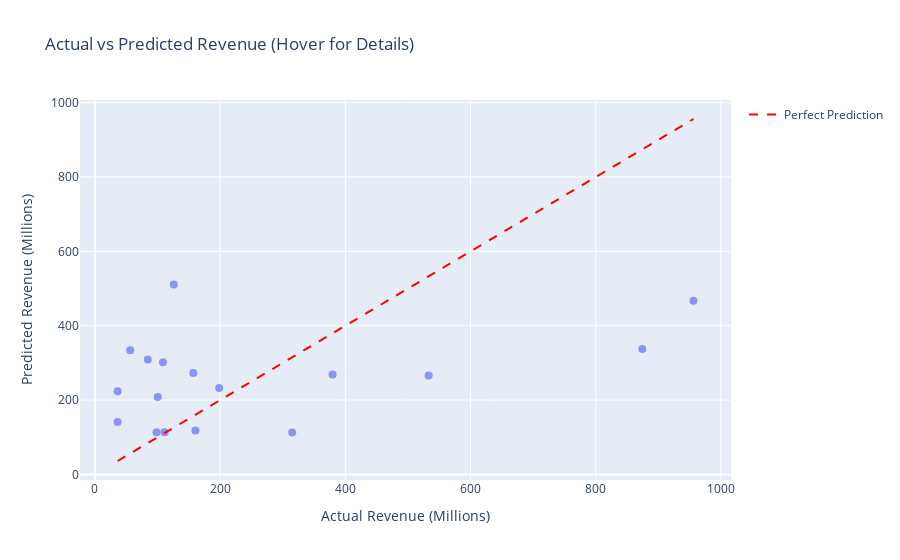

Write notebook code for a chart like this one.
### Code cell
polynomial_regression_genre_and_rated(6, df_clean, "Adventure", "R", True, True, True)

### Figure 1 — Plotly figure (JSON) as saved in the notebook; plotly's stock layout.template omitted (floating-point values rounded to 4 significant figures)
{"data": [{"customdata": [["Title: The Book of Eli<br>Genre: Adventure<br>Rated: R<br>Actual: $157.11M<br>Predicted: $272.95M"], ["Title: Sanctum<br>Genre: Adventure<br>Rated: R<br>Actual: $108.61M<br>Predicted: $301.92M"], ["Title: Aftershock<br>Genre: Adventure<br>Rated: R<br>Actual: $100.29M<br>Predicted: $208.03M"], ["Title: A Very Harold & Kumar Christmas<br>Genre: Adventure<br>Rated: R<br>Actual: $36.19M<br>Predicted: $224.03M"], ["Title: The Expendables 2<br>Genre: Adventure<br>Rated: R<br>Actual: $314.98M<br>Predicted: $112.55M"], ["Title: Total Recall<br>Genre: Adventure<br>Rated: R<br>Actual: $198.47M<br>Predicted: $232.12M"], ["Title: Riddick<br>Genre: Adventure<br>Rated: R<br>Actual: $98.34M<br>Predicted: $113.38M"], ["Title: The Hobbit: The Battle of the Five Armies<br>Genre: Adventure<br>Rated: R<br>Actual: $956.02M<br>Predicted: $466.93M"], ["Title: The Revenant<br>Genre: Adventure<br>Rated: R<br>Actual: $532.95M<br>Predicted: $266.02M"], ["Title: Mad Max: Fury Road<br>Genre: Adventure<br>Rated: R<br>Actual: $379.44M<br>Predicted: $268.83M"], ["Title: Batman v Superman: Dawn of Justice<br>Genre: Adventure<br>Rated: R<br>Actual: $874.36M<br>Predicted: $337.56M"], ["Title: The Predator<br>Genre: Adventure<br>Rated: R<br>Actual: $160.54M<br>Predicted: $118.31M"], ["Title: Nothing to Lose<br>Genre: Adventure<br>Rated: R<br>Actual: $36.08M<br>Predicted: $140.93M"], ["Title: Good Boys<br>Genre: Adventure<br>Rated: R<br>Actual: $111.17M<br>Predicted: $113.31M"], ["Title: The King's Man<br>Genre: Adventure<br>Rated: R<br>Actual: $125.9M<br>Predicted: $510.99M"], ["Title: Mortal Kombat<br>Genre: Adventure<br>Rated: R<br>Actual: $84.43M<br>Predicted: $309.41M"], ["Title: Demon Slayer: Kimetsu No Yaiba - To the Swordsmith Village<br>Genre: Adventure<br>Rated: R<br>Actual: $56.32M<br>Predicted: $333.92M"]], "hovertemplate": "Actual Revenue (Millions)=%{x}<br>Predicted Revenue (Millions)=%{y}<br>hover_info=%{customdata[0]}<extra></extra>", "legendgroup": "", "marker": {"color": "#636efa", "opacity": 0.7, "size": 8, "symbol": "circle"}, "mode": "markers", "name": "", "orientation": "v", "showlegend": false, "type": "scatter", "x": [157.1, 108.6, 100.3, 36.19, 315.0, 198.5, 98.34, 956.0, 533.0, 379.4, 874.4, 160.5, 36.08, 111.2, 125.9, 84.43, 56.32], "xaxis": "x", "y": [272.9, 301.9, 208.0, 224.0, 112.5, 232.1, 113.4, 466.9, 266.0, 268.8, 337.6, 118.3, 140.9, 113.3, 511.0, 309.4, 333.9], "yaxis": "y"}, {"line": {"color": "red", "dash": "dash"}, "marker": {"opacity": 0.7, "size": 8}, "mode": "lines", "name": "Perfect Prediction", "type": "scatter", "x": [36.08, 956.0], "y": [36.08, 956.0]}], "layout": {"legend": {"tracegroupgap": 0}, "title": {"text": "Actual vs Predicted Revenue (Hover for Details)"}, "xaxis": {"anchor": "y", "domain": [0, 1], "title": {"text": "Actual Revenue (Millions)"}}, "yaxis": {"anchor": "x", "domain": [0, 1], "title": {"text": "Predicted Revenue (Millions)"}}}}
